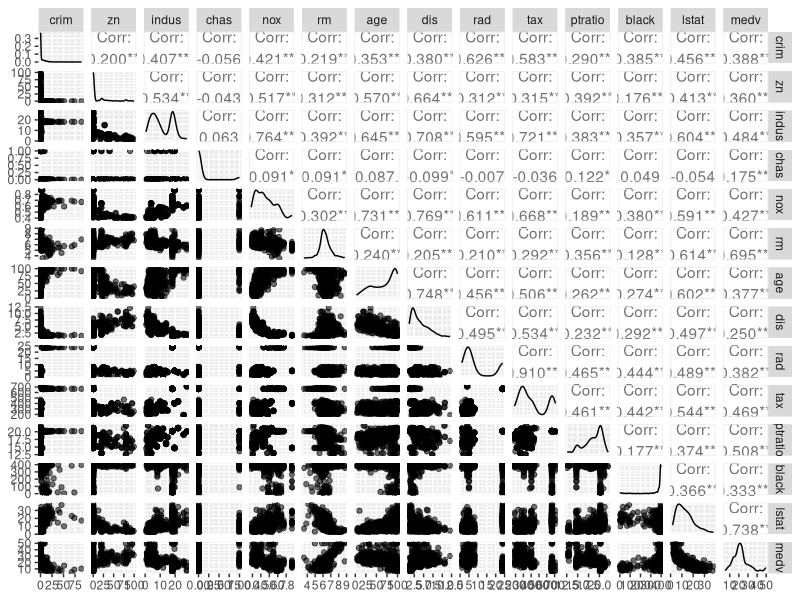
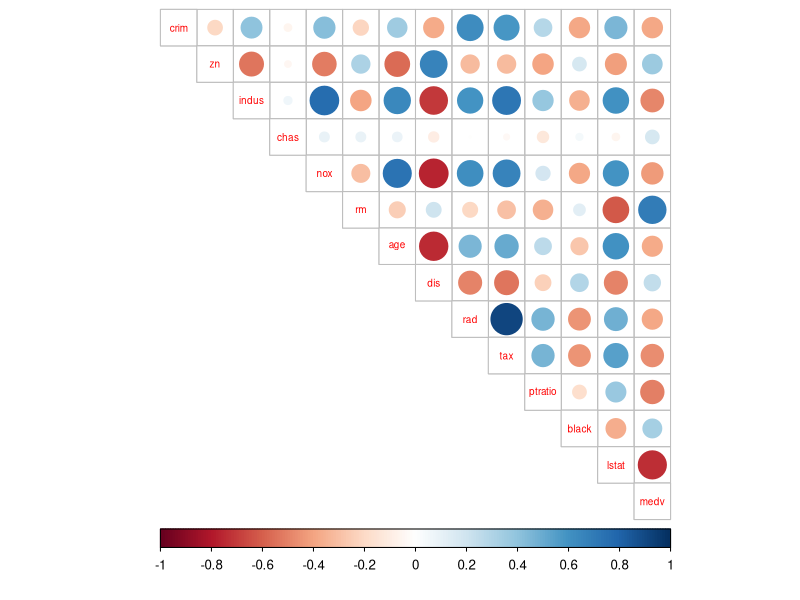
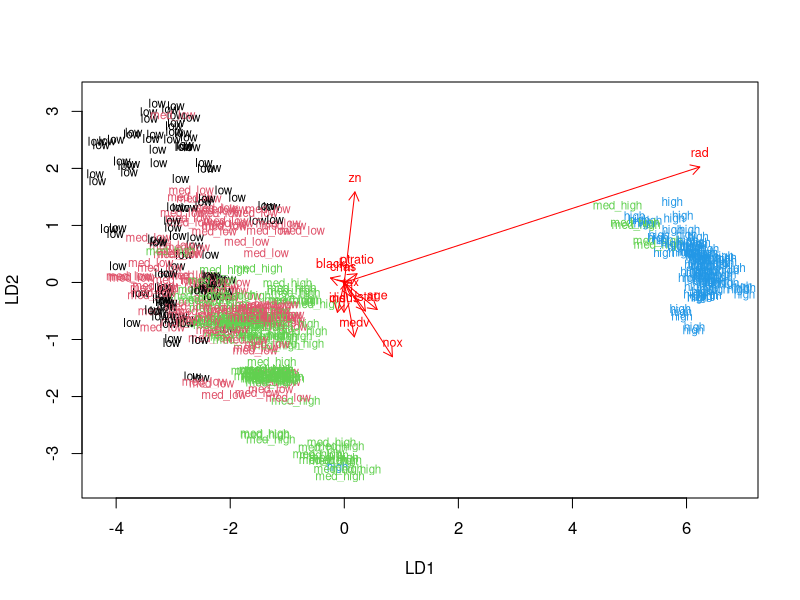
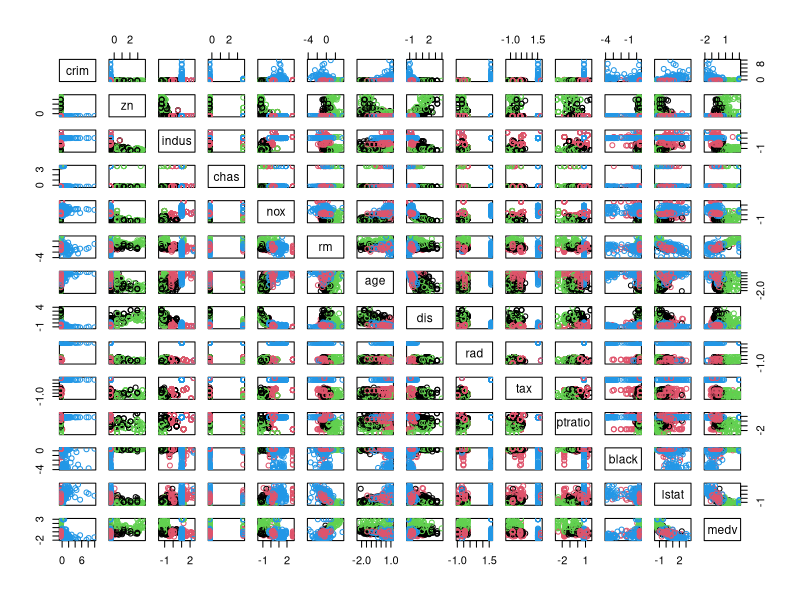
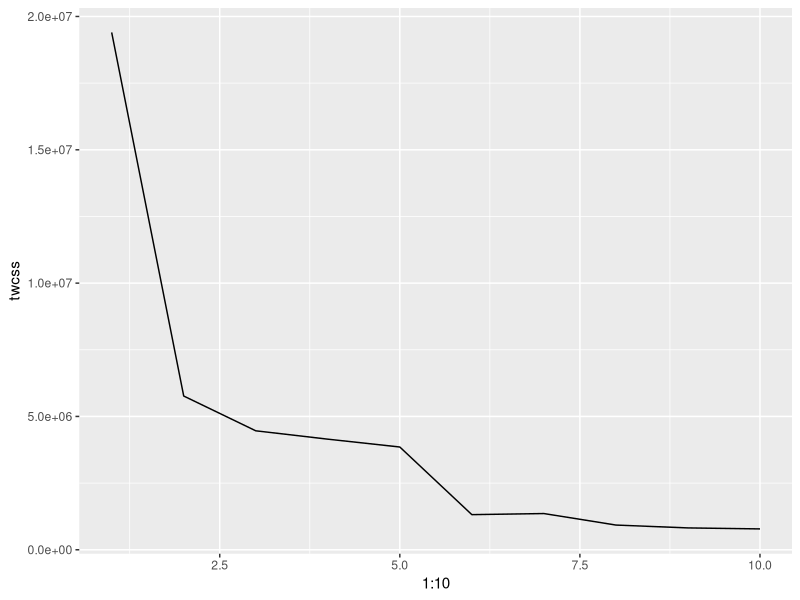
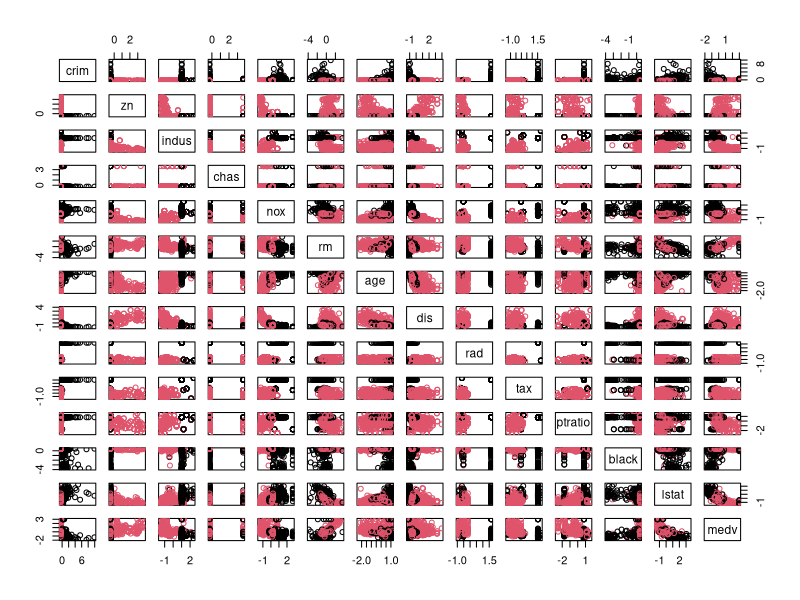

Reproduce these figures in R, in order.
## ---- chunk 1
library(MASS)

data("Boston")

dim(Boston)
str(Boston)

## ---- chunk 2
library(ggplot2)
library(GGally)
library(corrplot)

summary(Boston)

p <- ggpairs(Boston, mapping = aes(alpha = 0.3), lower = list(combo = wrap("facethist", bins = 20)))
p

## ---- chunk 3
cor_matrix<-cor(Boston) 
cor_matrix %>% round(2)
corrplot(cor_matrix, method="circle", type = "upper", cl.pos = "b", tl.pos = "d", tl.cex = 0.6)
## ---- chunk 4
boston_stand <- as.data.frame(scale(Boston))
summary(boston_stand)

bins <- quantile(boston_stand$crim)
bins

crime <- cut(boston_stand$crim, breaks = bins, include.lowest = TRUE, label = c("low", "med_low", "med_high", "high"))

boston_stand$crim <- crime #no need to remove the crime column when it can be just replaced

table(crime)

## ---- chunk 5
n <- nrow(boston_stand)
ind <- sample(n, size = n*0.8) #splitting data into train and test sets
train <- boston_stand[ind,]
test <- boston_stand[-ind,]
## ---- chunk 6
lda.fit <- lda(crim ~ ., data = train)
lda.fit

#copied from the datacamp exercise

lda.arrows <- function(x, myscale = 1, arrow_heads = 0.1, color = "red", tex = 0.75, choices = c(1,2)){
  heads <- coef(x)
  arrows(x0 = 0, y0 = 0, 
         x1 = myscale * heads[,choices[1]], 
         y1 = myscale * heads[,choices[2]], col=color, length = arrow_heads)
  text(myscale * heads[,choices], labels = row.names(heads), 
       cex = tex, col=color, pos=3)
}

classes <- as.numeric(train$crim)

plot(lda.fit, dimen = 2, col = classes, pch = classes) 
lda.arrows(lda.fit, myscale = 2)
## ---- chunk 7
correct <- test$crim
test <- dplyr::select(test, -crim)

lda.pred <- predict(lda.fit, newdata = test)
table(correct = correct, predicted = lda.pred$class)
## ---- chunk 8
data("Boston")
scaled_boston <- scale(Boston)

dist_eu <- dist(scaled_boston)

km <-kmeans(scaled_boston, centers = 4)

pairs(scaled_boston, col = km$cluster)
## ---- chunk 9
twcss <- sapply(1:10, function(k){kmeans(Boston, k)$tot.withinss})
qplot(x = 1:10, y = twcss, geom = 'line')

## ---- chunk 10
km <-kmeans(scaled_boston, centers = 2)
pairs(scaled_boston, col = km$cluster)
